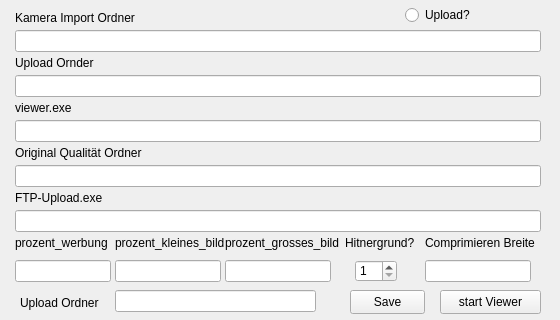
<?xml version="1.0" encoding="UTF-8"?>
<ui version="4.0">
 <class>Core</class>
 <widget class="QMainWindow" name="Core">
  <property name="geometry">
   <rect>
    <x>0</x>
    <y>0</y>
    <width>560</width>
    <height>320</height>
   </rect>
  </property>
  <property name="minimumSize">
   <size>
    <width>560</width>
    <height>320</height>
   </size>
  </property>
  <property name="maximumSize">
   <size>
    <width>560</width>
    <height>320</height>
   </size>
  </property>
  <property name="windowTitle">
   <string>MainWindow</string>
  </property>
  <widget class="QWidget" name="centralwidget">
   <widget class="QLabel" name="label">
    <property name="geometry">
     <rect>
      <x>15</x>
      <y>10</y>
      <width>386</width>
      <height>16</height>
     </rect>
    </property>
    <property name="text">
     <string>Kamera Import Ordner</string>
    </property>
   </widget>
   <widget class="QLineEdit" name="path_kamera_folder">
    <property name="geometry">
     <rect>
      <x>15</x>
      <y>30</y>
      <width>526</width>
      <height>22</height>
     </rect>
    </property>
   </widget>
   <widget class="QRadioButton" name="Upload_Radio">
    <property name="geometry">
     <rect>
      <x>405</x>
      <y>5</y>
      <width>89</width>
      <height>20</height>
     </rect>
    </property>
    <property name="text">
     <string>Upload?</string>
    </property>
   </widget>
   <widget class="QPushButton" name="save_BTN">
    <property name="geometry">
     <rect>
      <x>350</x>
      <y>290</y>
      <width>75</width>
      <height>24</height>
     </rect>
    </property>
    <property name="text">
     <string>Save</string>
    </property>
   </widget>
   <widget class="QLabel" name="label_2">
    <property name="geometry">
     <rect>
      <x>15</x>
      <y>55</y>
      <width>386</width>
      <height>16</height>
     </rect>
    </property>
    <property name="text">
     <string>Upload Ornder</string>
    </property>
   </widget>
   <widget class="QLineEdit" name="upload_folder">
    <property name="geometry">
     <rect>
      <x>15</x>
      <y>75</y>
      <width>526</width>
      <height>22</height>
     </rect>
    </property>
   </widget>
   <widget class="QLineEdit" name="prozent_werbung">
    <property name="geometry">
     <rect>
      <x>15</x>
      <y>260</y>
      <width>96</width>
      <height>22</height>
     </rect>
    </property>
   </widget>
   <widget class="QLabel" name="label_3">
    <property name="geometry">
     <rect>
      <x>15</x>
      <y>235</y>
      <width>101</width>
      <height>16</height>
     </rect>
    </property>
    <property name="text">
     <string>prozent_werbung</string>
    </property>
   </widget>
   <widget class="QLineEdit" name="prozent_kleines_bild">
    <property name="geometry">
     <rect>
      <x>115</x>
      <y>260</y>
      <width>106</width>
      <height>22</height>
     </rect>
    </property>
   </widget>
   <widget class="QLabel" name="label_4">
    <property name="geometry">
     <rect>
      <x>115</x>
      <y>235</y>
      <width>116</width>
      <height>16</height>
     </rect>
    </property>
    <property name="text">
     <string>prozent_kleines_bild</string>
    </property>
   </widget>
   <widget class="QLabel" name="label_5">
    <property name="geometry">
     <rect>
      <x>225</x>
      <y>235</y>
      <width>116</width>
      <height>16</height>
     </rect>
    </property>
    <property name="text">
     <string>prozent_grosses_bild</string>
    </property>
   </widget>
   <widget class="QLineEdit" name="prozent_grosses_bild">
    <property name="geometry">
     <rect>
      <x>225</x>
      <y>260</y>
      <width>106</width>
      <height>22</height>
     </rect>
    </property>
   </widget>
   <widget class="QSpinBox" name="background">
    <property name="geometry">
     <rect>
      <x>355</x>
      <y>260</y>
      <width>42</width>
      <height>22</height>
     </rect>
    </property>
    <property name="minimum">
     <number>1</number>
    </property>
    <property name="maximum">
     <number>7</number>
    </property>
   </widget>
   <widget class="QLabel" name="label_6">
    <property name="geometry">
     <rect>
      <x>345</x>
      <y>235</y>
      <width>81</width>
      <height>16</height>
     </rect>
    </property>
    <property name="text">
     <string>Hitnergrund?</string>
    </property>
   </widget>
   <widget class="QPushButton" name="start_viewer_BTN">
    <property name="geometry">
     <rect>
      <x>440</x>
      <y>290</y>
      <width>101</width>
      <height>24</height>
     </rect>
    </property>
    <property name="text">
     <string>start Viewer</string>
    </property>
   </widget>
   <widget class="QLineEdit" name="viewer_path">
    <property name="geometry">
     <rect>
      <x>15</x>
      <y>120</y>
      <width>526</width>
      <height>22</height>
     </rect>
    </property>
   </widget>
   <widget class="QLabel" name="label_7">
    <property name="geometry">
     <rect>
      <x>15</x>
      <y>100</y>
      <width>386</width>
      <height>16</height>
     </rect>
    </property>
    <property name="text">
     <string>viewer.exe</string>
    </property>
   </widget>
   <widget class="QLineEdit" name="upload_path">
    <property name="geometry">
     <rect>
      <x>15</x>
      <y>210</y>
      <width>526</width>
      <height>22</height>
     </rect>
    </property>
   </widget>
   <widget class="QLabel" name="label_8">
    <property name="geometry">
     <rect>
      <x>15</x>
      <y>190</y>
      <width>386</width>
      <height>16</height>
     </rect>
    </property>
    <property name="text">
     <string>FTP-Upload.exe</string>
    </property>
   </widget>
   <widget class="QLineEdit" name="Upload_folder_name">
    <property name="geometry">
     <rect>
      <x>115</x>
      <y>290</y>
      <width>201</width>
      <height>22</height>
     </rect>
    </property>
   </widget>
   <widget class="QLabel" name="label_9">
    <property name="geometry">
     <rect>
      <x>20</x>
      <y>295</y>
      <width>101</width>
      <height>16</height>
     </rect>
    </property>
    <property name="text">
     <string>Upload Ordner</string>
    </property>
   </widget>
   <widget class="QLineEdit" name="full_size_folder">
    <property name="geometry">
     <rect>
      <x>15</x>
      <y>165</y>
      <width>526</width>
      <height>22</height>
     </rect>
    </property>
   </widget>
   <widget class="QLabel" name="label_10">
    <property name="geometry">
     <rect>
      <x>15</x>
      <y>145</y>
      <width>386</width>
      <height>16</height>
     </rect>
    </property>
    <property name="text">
     <string>Original Qualität Ordner</string>
    </property>
   </widget>
   <widget class="QLineEdit" name="compressed_width">
    <property name="geometry">
     <rect>
      <x>425</x>
      <y>260</y>
      <width>106</width>
      <height>22</height>
     </rect>
    </property>
   </widget>
   <widget class="QLabel" name="label_11">
    <property name="geometry">
     <rect>
      <x>425</x>
      <y>235</y>
      <width>116</width>
      <height>16</height>
     </rect>
    </property>
    <property name="text">
     <string>Comprimieren Breite</string>
    </property>
   </widget>
  </widget>
 </widget>
 <resources/>
 <connections/>
</ui>
